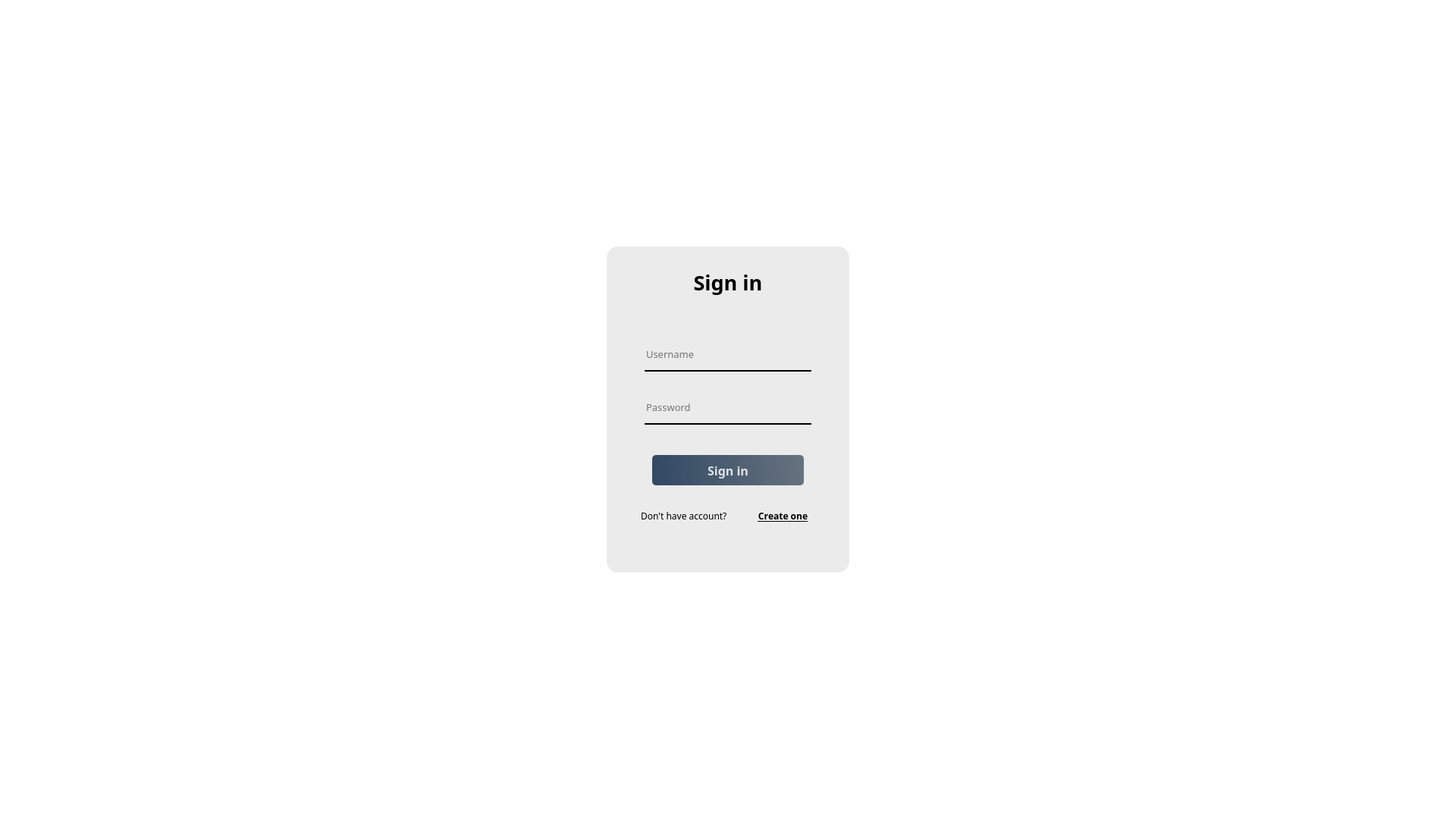
<?xml version="1.0" encoding="UTF-8"?>
<ui version="4.0">
 <class>LoginForm</class>
 <widget class="QWidget" name="LoginForm">
  <property name="geometry">
   <rect>
    <x>0</x>
    <y>0</y>
    <width>1920</width>
    <height>1080</height>
   </rect>
  </property>
  <property name="font">
   <font>
    <pointsize>10</pointsize>
   </font>
  </property>
  <property name="windowTitle">
   <string>Health Monitoring System</string>
  </property>
  <property name="windowIcon">
   <iconset>
    <selectedon>:/icon/Icon_Logo/healthcare.png</selectedon>
   </iconset>
  </property>
  <property name="styleSheet">
   <string notr="true">background-color: rgb(255, 255, 255);</string>
  </property>
  <widget class="QWidget" name="widget" native="true">
   <property name="geometry">
    <rect>
     <x>770</x>
     <y>300</y>
     <width>380</width>
     <height>480</height>
    </rect>
   </property>
   <property name="styleSheet">
    <string notr="true">QPushButton#sign_inButton{	
	background-color: qlineargradient(spread:pad, x1:0, y1:0.505682, x2:1, y2:0.477, stop:0 rgba(20, 47, 78, 219), stop:1 rgba(85, 98, 112, 226));
	color:rgba(255, 255, 255, 210);
	border-radius:5px;
}
QPushButton#sign_inButton:hover{	
	background-color: qlineargradient(spread:pad, x1:0, y1:0.505682, x2:1, y2:0.477, stop:0 rgba(40, 67, 98, 219), stop:1 rgba(105, 118, 132, 226));
}
QPushButton#sign_inButton:pressed{	
	padding-left:5px;
	padding-top:5px;
	background-color:rgba(105, 118, 132, 200);
}</string>
   </property>
   <widget class="QLabel" name="label">
    <property name="geometry">
     <rect>
      <x>15</x>
      <y>10</y>
      <width>350</width>
      <height>460</height>
     </rect>
    </property>
    <property name="styleSheet">
     <string notr="true">border-image: url(:/icon/Icon_Logo/stone-texture.jpg);
border-radius:20px</string>
    </property>
    <property name="text">
     <string/>
    </property>
   </widget>
   <widget class="QLabel" name="label_2">
    <property name="geometry">
     <rect>
      <x>30</x>
      <y>25</y>
      <width>320</width>
      <height>430</height>
     </rect>
    </property>
    <property name="font">
     <font>
      <family>Rockwell</family>
      <pointsize>8</pointsize>
     </font>
    </property>
    <property name="styleSheet">
     <string notr="true">background-color: rgba(0,0,0,20);
border-radius:15px;</string>
    </property>
    <property name="text">
     <string/>
    </property>
   </widget>
   <widget class="QLabel" name="label_signup">
    <property name="enabled">
     <bool>true</bool>
    </property>
    <property name="geometry">
     <rect>
      <x>30</x>
      <y>50</y>
      <width>320</width>
      <height>45</height>
     </rect>
    </property>
    <property name="font">
     <font>
      <family>Rockwell</family>
      <pointsize>20</pointsize>
      <weight>75</weight>
      <bold>true</bold>
      <kerning>false</kerning>
     </font>
    </property>
    <property name="tabletTracking">
     <bool>false</bool>
    </property>
    <property name="contextMenuPolicy">
     <enum>Qt::DefaultContextMenu</enum>
    </property>
    <property name="autoFillBackground">
     <bool>false</bool>
    </property>
    <property name="styleSheet">
     <string notr="true">background-color: rgba(0,0,0,0)
</string>
    </property>
    <property name="text">
     <string>Sign in</string>
    </property>
    <property name="alignment">
     <set>Qt::AlignCenter</set>
    </property>
    <property name="textInteractionFlags">
     <set>Qt::NoTextInteraction</set>
    </property>
   </widget>
   <widget class="QLineEdit" name="line_username">
    <property name="geometry">
     <rect>
      <x>80</x>
      <y>150</y>
      <width>220</width>
      <height>40</height>
     </rect>
    </property>
    <property name="font">
     <font>
      <family>Rockwell</family>
      <pointsize>10</pointsize>
     </font>
    </property>
    <property name="styleSheet">
     <string notr="true">background-color: rgba(0,0,0,0);
border:none;
border-bottom:2px solid rgba(0, 0, 0,255);
color: rgba(0,0,0,255);
padding-bottom:5px</string>
    </property>
    <property name="text">
     <string/>
    </property>
    <property name="placeholderText">
     <string>Username</string>
    </property>
   </widget>
   <widget class="QLineEdit" name="linepassword">
    <property name="geometry">
     <rect>
      <x>80</x>
      <y>220</y>
      <width>220</width>
      <height>40</height>
     </rect>
    </property>
    <property name="font">
     <font>
      <family>Rockwell</family>
      <pointsize>10</pointsize>
     </font>
    </property>
    <property name="styleSheet">
     <string notr="true">background-color: rgba(0,0,0,0);
border:none;
border-bottom:2px solid rgba(0, 0, 0,255);
color: rgba(0,0,0,255);
padding-bottom:5px</string>
    </property>
    <property name="text">
     <string/>
    </property>
    <property name="echoMode">
     <enum>QLineEdit::Password</enum>
    </property>
    <property name="placeholderText">
     <string>Password</string>
    </property>
   </widget>
   <widget class="QPushButton" name="sign_inButton">
    <property name="geometry">
     <rect>
      <x>90</x>
      <y>300</y>
      <width>200</width>
      <height>40</height>
     </rect>
    </property>
    <property name="font">
     <font>
      <family>Rockwell</family>
      <pointsize>12</pointsize>
      <weight>75</weight>
      <bold>true</bold>
      <kerning>false</kerning>
     </font>
    </property>
    <property name="focusPolicy">
     <enum>Qt::NoFocus</enum>
    </property>
    <property name="text">
     <string>Sign in</string>
    </property>
   </widget>
   <widget class="QLabel" name="label_createnew">
    <property name="geometry">
     <rect>
      <x>75</x>
      <y>370</y>
      <width>145</width>
      <height>20</height>
     </rect>
    </property>
    <property name="font">
     <font>
      <family>Rockwell</family>
      <pointsize>9</pointsize>
      <kerning>false</kerning>
     </font>
    </property>
    <property name="autoFillBackground">
     <bool>false</bool>
    </property>
    <property name="styleSheet">
     <string notr="true">background-color: rgba(0,0,0,0)</string>
    </property>
    <property name="text">
     <string>Don't have account?</string>
    </property>
    <property name="textInteractionFlags">
     <set>Qt::NoTextInteraction</set>
    </property>
   </widget>
   <widget class="QPushButton" name="createButton">
    <property name="geometry">
     <rect>
      <x>220</x>
      <y>365</y>
      <width>85</width>
      <height>30</height>
     </rect>
    </property>
    <property name="font">
     <font>
      <family>Rockwell</family>
      <pointsize>9</pointsize>
      <weight>75</weight>
      <bold>true</bold>
      <underline>true</underline>
      <kerning>false</kerning>
     </font>
    </property>
    <property name="styleSheet">
     <string notr="true">background-color: rgba(0,0,0,0);
border: none</string>
    </property>
    <property name="text">
     <string>Create one</string>
    </property>
   </widget>
  </widget>
 </widget>
 <resources>
  <include location="img_src.qrc"/>
 </resources>
 <connections/>
</ui>
